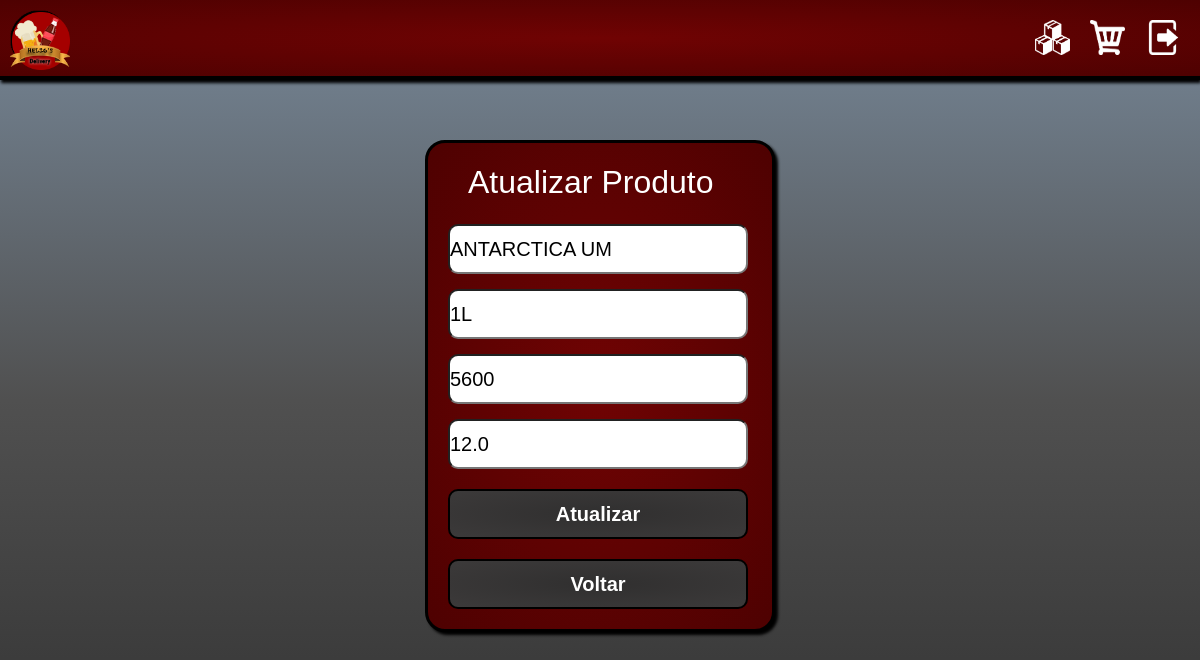
/atualizar/28 (signed in), run on the app's committed database.
### tables this page shows
CREATE TABLE produtos(id INTEGER NOT NULL PRIMARY KEY AUTOINCREMENT, Marca TEXT, Volume TEXT, Quantidade INTEGER, Preco REAL);

### App.py (the view, shortened to what this page needs)
@app.route("/atualizar/<id_produto>", methods=["GET", "POST"])
@login_required
def atualizar(id_produto):
   if request.method == "GET":
      idproduto = id_produto
      x = MostrarLinha(id_produto)
      marca = x[1]
      volume = x[2]
      quantidade = x[3]
      preco = x[4]
      return render_template("atualizar.html", marca=marca, preco=preco, volume=volume, quantidade=quantidade, id_produto = idproduto)

### auxiliares.py (called while the page is built)
def login_required(f):
    @wraps(f)
    def decorated_function(*args, **kwargs):
        if session.get("name") is None:
            return redirect(url_for('login', next=request.url))
        return f(*args, **kwargs)
    return decorated_function

### funcoesSQL.py (called while the page is built)
def MostrarLinha(id):
    con = sqlite3.connect("deposit.db")
    cur = con.cursor()
    linha = cur.execute("SELECT * FROM produtos WHERE id = ?", (id,)).fetchone()
    return linha

### templates/atualizar.html (shortened to what this page needs)
<!DOCTYPE html>
<html lang="pt-br">
<link href="https://cdn.jsdelivr.net/npm/bootstrap@5.2.2/dist/css/bootstrap.min.css" rel="stylesheet">
<link rel="stylesheet" href="{{ url_for('static', filename='CadasAtual.css') }}">
<body>
    <div class="principal">
        <header>
            <a href="/logout"><img src="{{ url_for('static', filename='sair.png') }}" class = "sair"></a>
            <a href="/carrinho"><img src="{{ url_for('static', filename='carrinho.png') }}" class = "carrinho"></a>
            <a href="/estoque"><img src="{{ url_for('static', filename='icon_estoque.png') }}" class="carrinho"></a>
            <a href="/"><img src="{{ url_for('static', filename='logo.png') }}" class = "logo"></a>
        </header>
        <section id="blog">
            <div class="blogConteiner">
                <div class="blogBox">
                    <h3>Atualizar Produto</h3>
                    <form action="/atualizar/{{ id_produto }}" method="post">
                        <input value="{{ marca }}" autofocus class="Campo"  id="Marca" name="Marca" placeholder="Marca" type="text" required><br>
                        <input value="{{ volume }}" autofocus class="Campo" id="Volume" name="Volume" placeholder="Volume (ml)" type="text" required><br>
                        <input value="{{ quantidade }}" autofocus class="Campo" id="Quantidade" name="Quantidade" placeholder="Quantidade" type="text" required><br>
                        <input value="{{ preco }}" autofocus class="Campo" id="Preco" name="Preco" placeholder="Preco" type="text" required><br>
                        <button onclick="confirmar()" class="botao" type="submit">Atualizar</button>
                    </form>
                    <form action="/estoque">
                        <button class="botaovoltar">Voltar</button>
                    </form>
                </div>
            </div>
       </section>
    </div>
</body>
</html>

### static/CadasAtual.css (style rules this page uses)
* { margin: 0%; padding: 0%; }
.principal { position: absolute; width: 100%; height: 100%; background-color: lightslategray; background-image: linear-gradient(lightslategray, rgb(80, 80, 80), rgb(49, 49, 49)); }
.logo { position: relative; width: 60px; height: 60px; margin-left: 10px; margin-top: 10px; margin-bottom: 10px; float: left; }
.sair { position: relative; width: 35px; height: 35px; margin-right: 20px; margin-top: 20px; float: right ; }
.carrinho { position: relative; width: 35px; height: 35px; margin-right: 20px; margin-top: 20px; float: right ; }
header { position: relative; background-image: radial-gradient(rgb(112, 3, 3), rgb(78, 1, 1)); width: 100%; height: 80px; border-bottom: 4px solid black; box-shadow: 1px 3px 3px black; }
.Campo { position: relative; width: 300px; height: 50px; margin-top: 15px; margin-left: 20px ; font-size: 20px; border-radius: 10px; }
.botao { position: relative; width: 300px; height: 50px; margin-top: 20px; margin-bottom: 20px; margin-left: 20px ; border-radius: 10px; font-size: 20px; border: 2px solid black; color: white; font-weight: bold; background-image: radial-gradient(rgb(48, 47, 47), rgb(60, 58, 58)); }
.botaovoltar { position: relative; width: 300px; height: 50px; margin-top: 0px; margin-bottom: 20px; margin-left: 20px ; border-radius: 10px; font-size: 20px; border: 2px solid black; color: white; font-weight: bold; background-image: radial-gradient(rgb(48, 47, 47), rgb(60, 58, 58)); }
h3 { font-family: Arial, Helvetica, sans-serif, cursive; margin-left: 40px; font-size: 2rem; color: white; padding-top: 20px; text-decoration: none; }
a { text-decoration: none; }
#blog { margin-top: 40px; display: flex; justify-content: center; align-items: center; flex-direction: column; padding: 0px; font-family:'Gill Sans', 'Gill Sans MT', Calibri, 'Trebuchet MS', sans-serif, 'Times New Roman', Times, serif; }
.blogBox { position: relative; width: 350px; background-color: #ffffff; border: solid black 3px; border-radius: 20px; margin: 20px; background-image: radial-gradient(rgb(112, 3, 3), rgb(78, 1, 1)); box-shadow: 3px 3px 3px black; }

### data on the page
produtos: Marca "ANTARCTICA UM", Volume "1L", Quantidade "5600", Preco "12.0"
